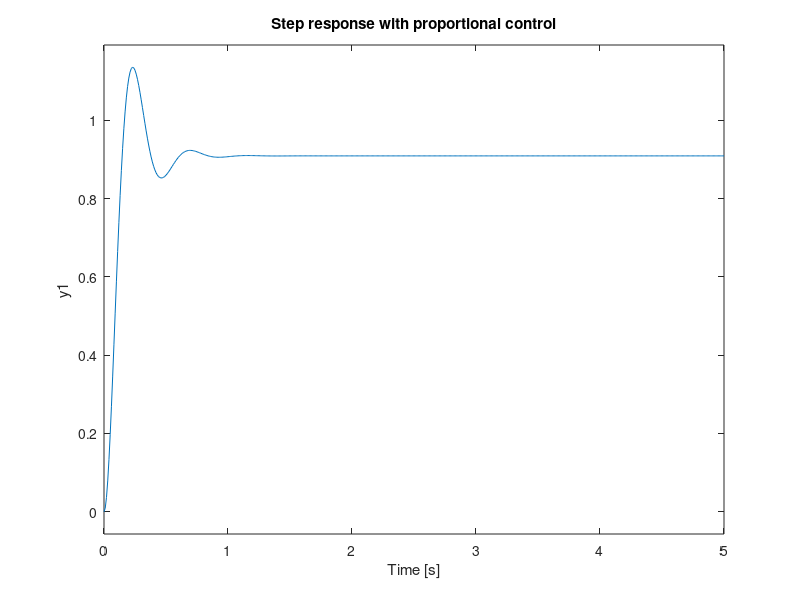

This figure's MATLAB source:
clc;clear all;
J = 0.01;
b = 0.1;
K = 0.01;
R = 1;
L = 0.5;
s = tf('s');
P_motor = K/((J*s+b)*(L*s+R)+K^2)

%state space
motor_ss = ss(P_motor)
Kp = 100;
C = pid(Kp);
sys_c1 = feedback(C*P_motor,1)

t = 0:0.01:5;
step(sys_c1,t)
grid
title('Step response with proportional control')